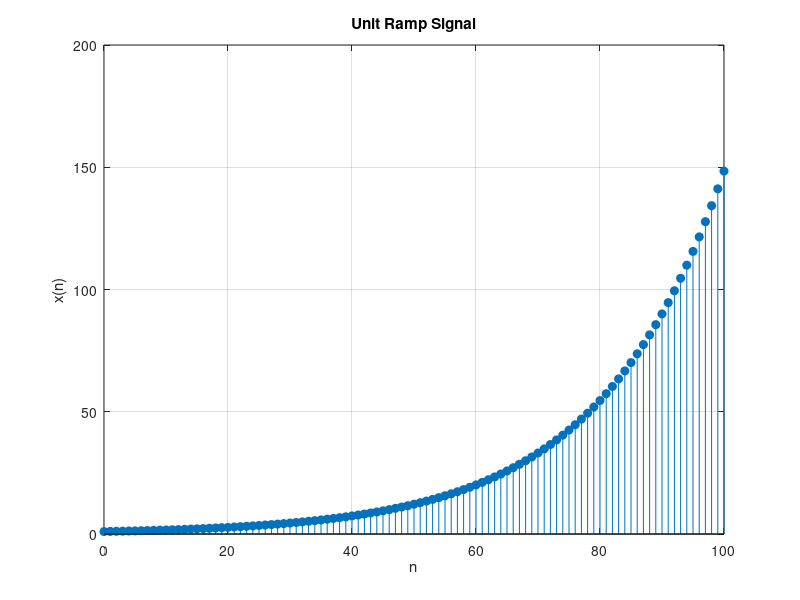

MATLAB code to generate this figure:
    % program for exponential function
clc
clear
close all
a=0.05;
n=0:100;
x=zeros(1,101);
for n1=1:101
    x(n1)=exp(a*(n1-1));
end
stem(n, x, 'filled');
xlabel('n');
ylabel('x(n)');
title('Unit Ramp Signal');
grid on;
